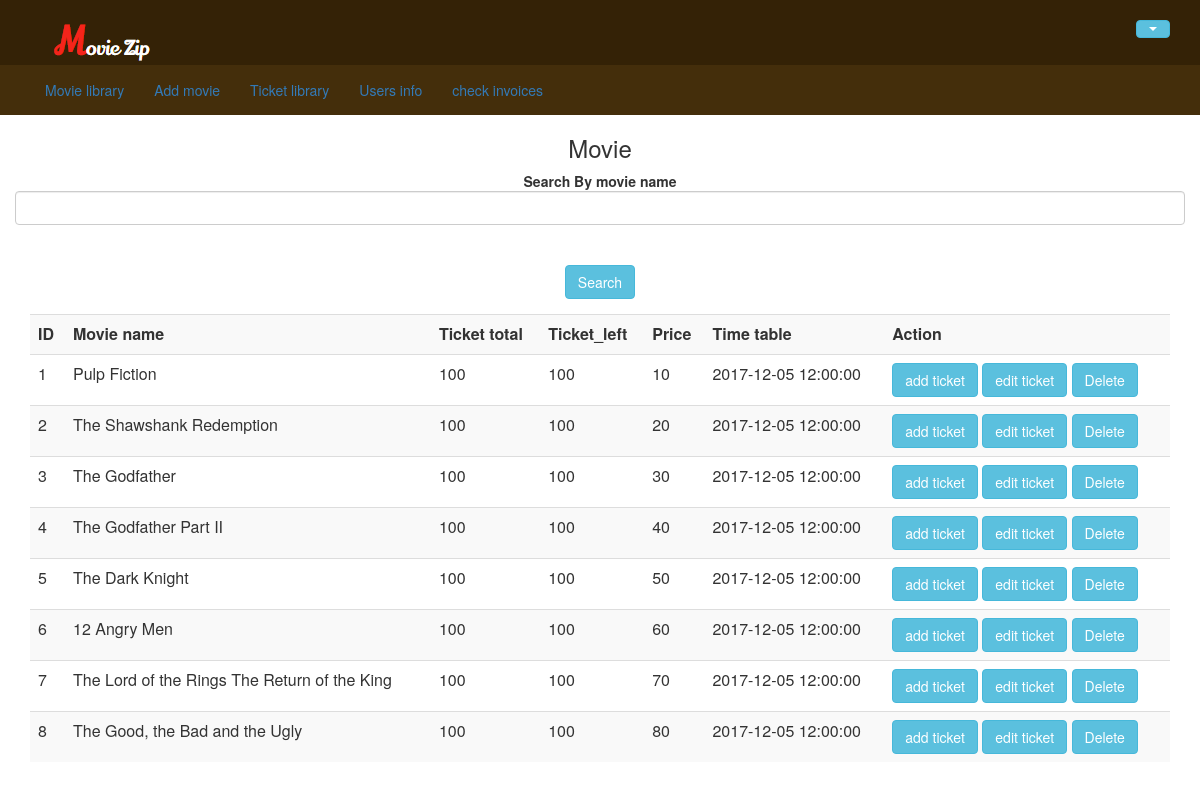
The page /ticket_library.php on the database its author committed.
### tables this page shows
CREATE TABLE `ticket` (
  `ticket_id` int(50) NOT NULL,
  `movie_id` varchar(50) NOT NULL,
  `ticket_total` int(5) NOT NULL,
  `ticket_left` int(5) NOT NULL,
  `price` float NOT NULL,
  `datetime` datetime NOT NULL
);

CREATE TABLE `movies` (
  `movie_id` int(50) NOT NULL,
  `name` varchar(50) NOT NULL,
  `description` varchar(100) NOT NULL,
  `image` varchar(100) NOT NULL,
  `rating` float NOT NULL
);

### ticket_library.php (the view, shortened to what this page needs)
<head>
    <link rel="stylesheet" href="./css/bootstrap.min.css">
    <link href="bootstrap/css/bootstrap.css" rel="stylesheet" type="text/css"/>
</head>
<body>
    <div>
        <?php include('header1.php'); ?>
    </div>
    <div>
        <?php include ("admin_nav1.php"); ?>
    </div>
    <div><h3 align="center">Movie </h3></div>
    <div class = "container">
        <form  action="" method="POST" class="form-horizontal" >
            <div class="card-body">
                <div class="form-group text-center">
                    <b>Search By movie name </b><br>
                    <input class="form-control"  type="text" name="searchid">
                    <br>
                    <br><input type="submit" class="btn btn-info" name="Search" value="Search" >
                    </form>
                </div>
    <?php
    include("db.php");
    if (!$_POST) {
                $select = mysqli_query($connection, "SELECT movies.movie_id, movies.name , ticket.ticket_id , ticket.ticket_total , ticket.ticket_left ,ticket.price,ticket.datetime from movies JOIN ticket ON movies.movie_id=ticket.movie_id ORDER BY ticket.ticket_id ASC");
    }
    $num_row = mysqli_num_rows($select);
    if ($num_row > 0) {
        ?>
        <div class="container">
            <table class="table table-striped">
                <tr>
                    <th>ID</th>
                    <th>Movie name</th>
                    <th>Ticket total</th>
                    <th>Ticket_left</th>
                    <th>Price </th>
                    <th>Time table </th>
                    <th>Action</th>
                </tr>
    <?php while ($userrow = mysqli_fetch_array($select)) { ?>
                    <tr>
                        <td><?php echo $userrow['movie_id']; ?></td>
                        <td><?php echo $userrow['name']; ?></td>
                        <td> <?php echo $userrow['ticket_total']; ?></td>
                        <td><?php echo $userrow['ticket_left']; ?> </td>
                        <td><?php echo $userrow['price']; ?> </td>
                        <td><?php echo $userrow['datetime']; ?> </td>
                        <td>
                            <a class="btn btn-info"  href="add_ticket.php?id=<?php echo $userrow['movie_id']; ?>"> add ticket </a>
                            <a class="btn btn-info"  href="edit_ticket.php?id=<?php echo $userrow['movie_id']; ?>"> edit ticket </a>
                            <a class="btn btn-info"  href="delete_ticket.php?id=<?php echo $userrow['movie_id']; ?>" onclick="return confirm('Are you sure you wish to delete this Record?');">
                                <span class="delete" title="Delete"> Delete</span>
                            </a>
                        </td>
                    </tr>
    <?php } ?>
            </table>
<?php } ?>
    </div>
</body>

### rows shown on the page
ticket: movie.movie_id "1", movie.name "Pulp Fiction", ticket_total "100", ticket_left "100", price "10", datetime "2017-12-05 12:00:00"
ticket: movie.movie_id "2", movie.name "The Shawshank Redemption", ticket_total "100", ticket_left "100", price "20", datetime "2017-12-05 12:00:00"
ticket: movie.movie_id "3", movie.name "The Godfather", ticket_total "100", ticket_left "100", price "30", datetime "2017-12-05 12:00:00"
ticket: movie.movie_id "4", movie.name "The Godfather Part II", ticket_total "100", ticket_left "100", price "40", datetime "2017-12-05 12:00:00"
ticket: movie.movie_id "5", movie.name "The Dark Knight", ticket_total "100", ticket_left "100", price "50", datetime "2017-12-05 12:00:00"
ticket: movie.movie_id "6", movie.name "12 Angry Men", ticket_total "100", ticket_left "100", price "60", datetime "2017-12-05 12:00:00"
ticket: movie.movie_id "7", movie.name "The Lord of the Rings The Return of the King", ticket_total "100", ticket_left "100", price "70", datetime "2017-12-05 12:00:00"
ticket: movie.movie_id "8", movie.name "The Good, the Bad and the Ugly", ticket_total "100", ticket_left "100", price "80", datetime "2017-12-05 12:00:00"
